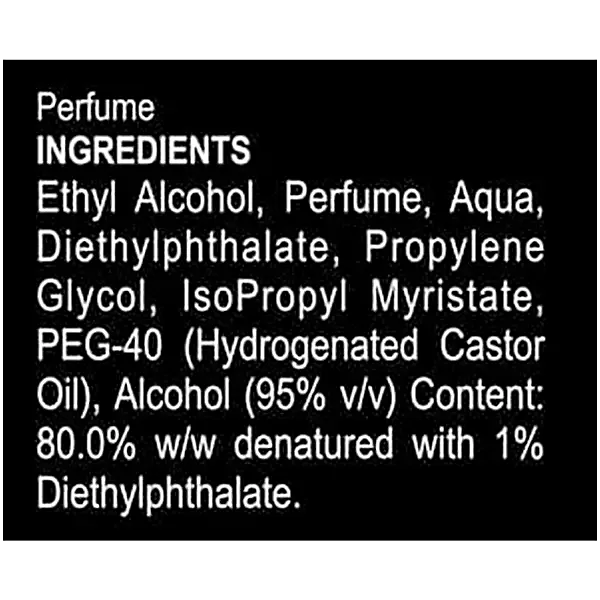
#> input picture Perfume3.png, 600 x 600 px, given in place of IngredientInput1.png, which was not available
$ jupyter execute --allow-errors 'Eshant_1_UnitTest++1_&_2++Submission_Tesseract_OCR.ipynb'   (shell and % lines are left out)   (text cells are left out)
#> lines starting #> are read from the running program, lines starting #| are printed output that depends on the picture; after the words box and inside, x2 and y2 are one past the last pixel; in counts of white or black regions, pixels touching at a corner belong together; pictures that were not available may be replaced by others from this repository, and a replacement may not be noted
[cell 1]
import pytesseract
import cv2
import shutil
import os
import random
try:
    from PIL import Image
except ImportError:
    import Image

[cell 2]
from google.colab import files

uploaded = files.upload()
#> the answer given: Perfume3.png

[cell 3]
#from google.colab.patches import cv2_imshow

img1 = Image.open('/content/ocr_repo/30-OCT/input/IngredientInput1.png')
#> img1 is the input picture: PIL image 600x600 RGBA; mean R, G, B, A 27.7, 27.7, 27.7, 202.3
display(img1)

[cell 4]
import re
import cv2
import numpy as np
import pytesseract
from pytesseract import Output
from matplotlib import pyplot as plt

[cell 5]
# get grayscale image
def get_grayscale(image):
    return cv2.cvtColor(image, cv2.COLOR_BGR2GRAY)

# noise removal
def remove_noise(image):
    return cv2.medianBlur(image,5)

#thresholding
def thresholding(image):
    return cv2.threshold(image, 0, 255, cv2.THRESH_BINARY + cv2.THRESH_OTSU)[1]

#dilation
def dilate(image):
    kernel = np.ones((5,5),np.uint8)
    return cv2.dilate(image, kernel, iterations = 1)

#erosion
def erode(image):
    kernel = np.ones((5,5),np.uint8)
    return cv2.erode(image, kernel, iterations = 1)

#opening - erosion followed by dilation
def opening(image):
    kernel = np.ones((5,5),np.uint8)
    return cv2.morphologyEx(image, cv2.MORPH_OPEN, kernel)

#canny edge detection
def canny(image):
    return cv2.Canny(image, 100, 200)

#skew correction
# [12 lines left out: function deskew, not called in this run]

#template matching
def match_template(image, template):
    return cv2.matchTemplate(image, template, cv2.TM_CCOEFF_NORMED)

[cell 6]
# Plot original image

image = cv2.imread('/content/ocr_repo/30-OCT/input/IngredientInput1.png')
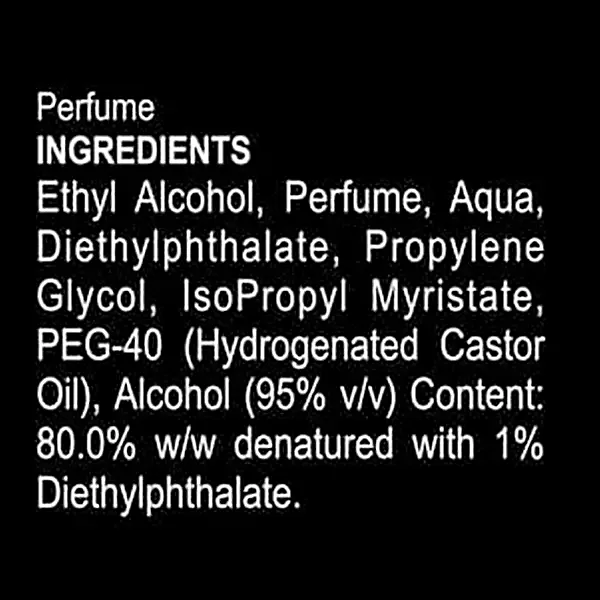
#> image: shape (600, 600, 3); mean B, G, R 27.7, 27.7, 27.7
b,g,r = cv2.split(image)
print("Blue = ", b)
#> (printed output is left out)
print("Green = ", g)
#> (printed output is left out)
print("Red = ", r)
#> (printed output is left out)
rgb_img = cv2.merge([r,g,b])
plt.imshow(rgb_img)
plt.title('NEW ORIGINAL IMAGE')
plt.show()

[cell 7]
# Preprocess image

gray = get_grayscale(image)
thresh = thresholding(gray)
#> in thresholding, `return cv2.threshold(image, 0, 255, cv2.THRESH_BINARY + cv2.THRESH_OTS..`:
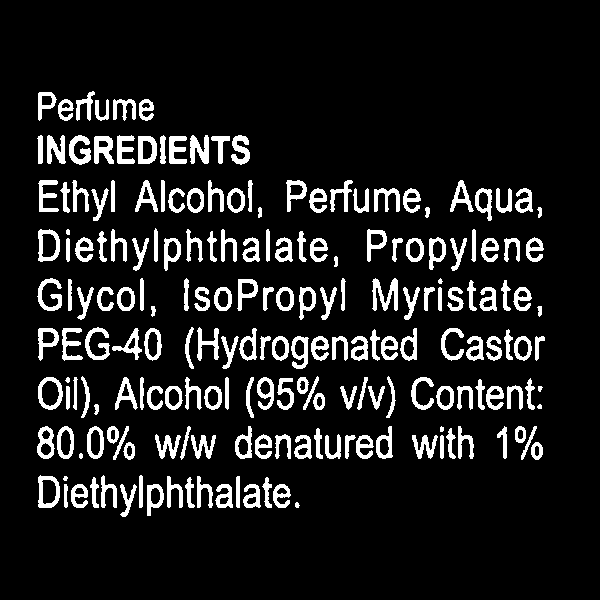
#> returned value: shape (600, 600); 11% white; 198 white regions (1 under 20 px), largest, box (x1, y1, x2, y2) and area: (372, 278, 398, 311) 452, (94, 136, 114, 164) 372, (190, 135, 209, 164) 371
opening = opening(gray)
#> in opening, `return cv2.morphologyEx(image, cv2.MORPH_OPEN, kernel)`:
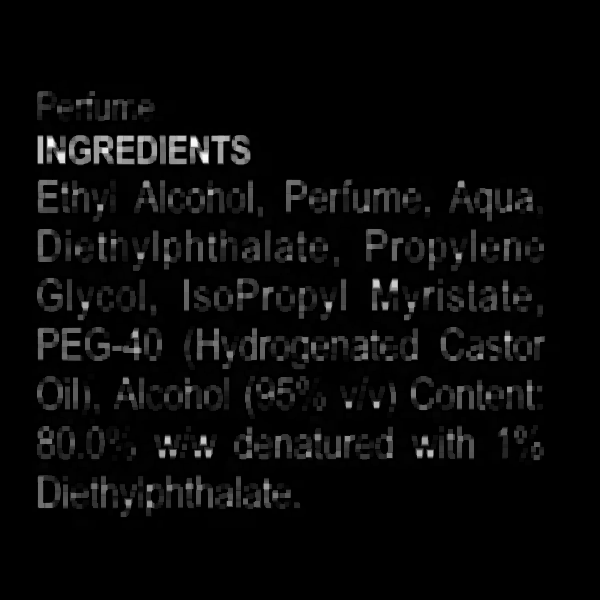
#> returned value: shape (600, 600); min 0, max 250, mean 9.3
canny = canny(gray)
#> in canny, `return cv2.Canny(image, 100, 200)`:
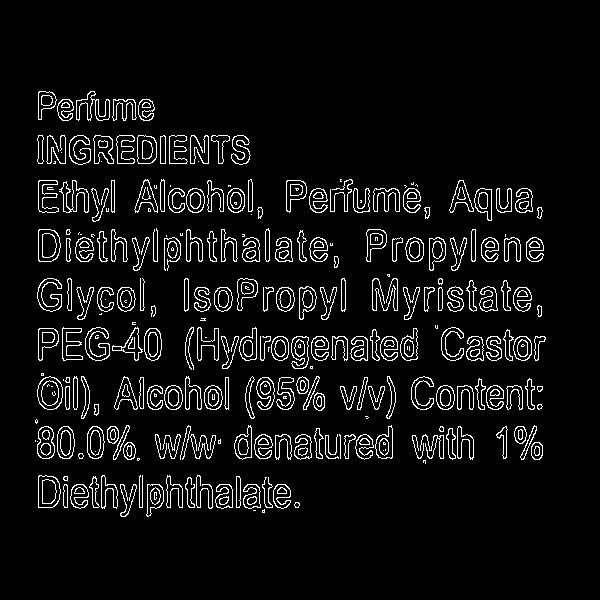
#> returned value: shape (600, 600); 6.2% white in thin lines or dots, all inside (x1, y1, x2, y2) = (35, 91, 546, 517)
noise_removal = remove_noise(canny)
#> in remove_noise, `return cv2.medianBlur(image,5)`:
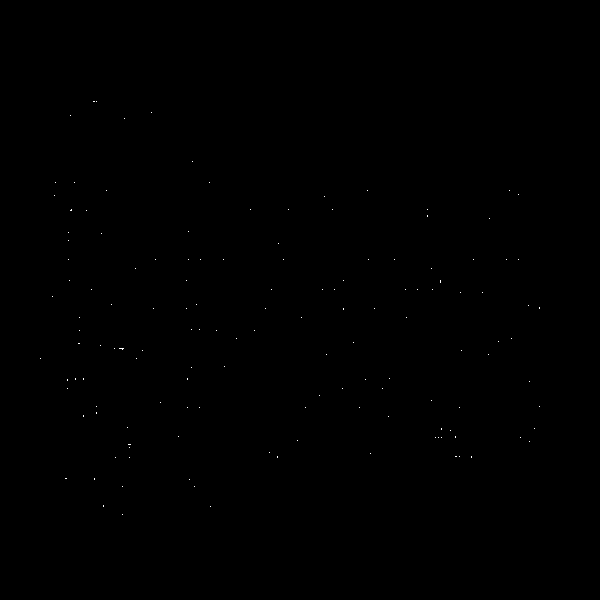
#> returned value: shape (600, 600); 0.05% white in thin lines or dots, all inside (x1, y1, x2, y2) = (40, 101, 540, 515)
deskew

images = {'gray': gray,
          'thresh': thresh,
          'opening': opening,
          'canny': canny}

[cell 8]
# Plot images after preprocessing

fig = plt.figure(figsize=(13,13))
ax = []

rows = 2
columns = 2
keys = list(images.keys())
#> keys = ['gray', 'thresh', 'opening', 'canny']
for i in range(rows*columns):
    ax.append( fig.add_subplot(rows, columns, i+1) )
    ax[-1].set_title('REPORT 1 - ' + keys[i])
    plt.imshow(images[keys[i]], cmap='gray')
#> after the loop, ax = 4 items

[cell 9]
# Get OCR output using Pytesseract

custom_config = r'--oem 3 --psm 6'
print('-----------------------------------------')
print('TESSERACT OUTPUT --> ORIGINAL IMAGE')
print('-----------------------------------------')
print(pytesseract.image_to_string(image, config=custom_config))
#> (this line was passed over: pytesseract is not available in this run)
print('\n-----------------------------------------')
print('TESSERACT OUTPUT --> THRESHOLDED IMAGE')
print('-----------------------------------------')
print(pytesseract.image_to_string(image, config=custom_config))
#> (this line was passed over: pytesseract is not available in this run)
print('\n-----------------------------------------')
print('TESSERACT OUTPUT --> OPENED IMAGE')
print('-----------------------------------------')
print(pytesseract.image_to_string(image, config=custom_config))
#> (this line was passed over: pytesseract is not available in this run)
print('\n-----------------------------------------')
print('TESSERACT OUTPUT --> CANNY EDGE IMAGE')
print('-----------------------------------------')
print(pytesseract.image_to_string(image, config=custom_config))
#> (this line was passed over: pytesseract is not available in this run)

###############################
#> (the rest of this cell did not finish here and is left out)

[cell 10]
multiline_string = """
Nutrition Facts
Serving Size 3 oz. (85g)
Serving Per Container 2
SSS]
Amount Per Serving
Calories 200 Calories from Fat 120
Se]
Total Fat 159 20%
Saturated Fat 5g 28%
Trans Fat 3g
Cholesterol 30mg 10 %
Sodium 650mg 28 %
Total Carbohydrate 30g 10%
Dietary Fiber 0g 0%
Sugars 59
Protein 59
Sw
Vitamin A 5% ° Vitamin C 2%
Calcium 15% ° Iron 5%.
*Percent Daily Values are based on a 2,000 calorie diet
Your Daily Values may be higher or lower depending on
your calorie needs.
Calories 2,000 2,500
Total Fat Less than 659 809
Sat Fat Less than 209 259
Cholesterol Less than 300mg 300mg
Sodium Less than 2,400mg _2,400mg
Total Carbonhydrate 300mg =. 375mg
Dietary Fiber 259 309
"""

# Split the multiline string into lines
lines = multiline_string.strip().split('\n')

# Format the lines with "Ingredient X:" prefix
formatted_lines = [f'Ingredient {i + 1}: {line}' for i, line in enumerate(lines)]

# Join the formatted lines back into a multiline string
formatted_multiline_string = '\n'.join(formatted_lines)

# Print the formatted multiline string
print(formatted_multiline_string)

[cell 11]
import nltk

# Download NLTK's language detection data (only need to do this once)
nltk.download('words')
#> (this line was passed over: nltk is not available in this run)

# Sample multiline string
multiline_string = """
Ingredient 1: Nutrition Facts
Ingredient 2: Serving Size 3 oz. (85g)
Ingredient 3: Serving Per Container 2
Ingredient 4: SSS]
Ingredient 5: Amount Per Serving
Ingredient 6: Calories 200 Calories from Fat 120
Ingredient 7: Se]
Ingredient 8: % Daily Value*
Ingredient 9: Total Fat 159 20%
Ingredient 10: Saturated Fat 5g 28%
Ingredient 11: Trans Fat 3g
Ingredient 12: Cholesterol 30mg 10 %
Ingredient 13: Sodium 650mg 28 %
Ingredient 14: Total Carbohydrate 30g 10%
Ingredient 15: Dietary Fiber 0g 0%
Ingredient 16: Sugars 59
Ingredient 17: Protein 59
Ingredient 18: Sw
Ingredient 19: Vitamin A 5% ° Vitamin C 2%
Ingredient 20: Calcium 15% ° Iron 5%.
Ingredient 21: *Percent Daily Values are based on a 2,000 calorie diet
Ingredient 22: Your Daily Values may be higher or lower depending on
Ingredient 23: your calorie needs.
Ingredient 24: Calories 2,000 2,500
Ingredient 25: Total Fat Less than 659 809
Ingredient 26: Sat Fat Less than 209 259
Ingredient 27: Cholesterol Less than 300mg 300mg
Ingredient 28: Sodium Less than 2,400mg _2,400mg
Ingredient 29: Total Carbonhydrate 300mg =. 375mg
Ingredient 30: Dietary Fiber 259 309
"""

# Split the multiline string into lines
lines = multiline_string.splitlines()

# Initialize an empty list to store lines with any English word
output_list = []

# Check if any word in each line is an English word and if it contains "fat"
#> (the rest of this cell did not finish here and is left out)

[cell 12]
import re

# Sample multiline string with 20 lines
multiline_text = """
Nutrition Facts
Serving Size 3 oz. (85g)
Serving Per Container 2
SSS]
Amount Per Serving
Calories 200 Calories from Fat 120
Se]
Total Fat 159 20%
Saturated Fat 5g 28%
Trans Fat 3g
Cholesterol 30mg 10 %
Sodium 650mg 28 %
Total Carbohydrate 30g 10%
Dietary Fiber 0g 0%
Sugars 59
Protein 59
Sw
Vitamin A 5% ° Vitamin C 2%
Calcium 15% ° Iron 5%.
*Percent Daily Values are based on a 2,000 calorie diet
Your Daily Values may be higher or lower depending on
your calorie needs.
Calories 2,000 2,500
Total Fat Less than 659 809
Sat Fat Less than 209 259
Cholesterol Less than 300mg 300mg
Sodium Less than 2,400mg _2,400mg
Total Carbonhydrate 300mg =. 375mg
Dietary Fiber 259 309
"""

# Split the multiline string into lines
lines = multiline_text.strip().split('\n')

# Initialize an empty dictionary
ingredient_dict = {}

# Initialize a dictionary for the first words
first_word_dict = {}

# Loop through the lines and extract lines with numbers
lineno = 0
for i, line in enumerate(lines):
    # Use a regular expression to check if there are any numbers in the line
    if re.search(r'\d', line):
        # Extract the first word from the line
        first_word = line.split()[0]
        lineno += 1
        key = f"ingredient{lineno}"  # Create a key based on line order
        ingredient_dict[key] = line  # Store the line with numbers
        first_word_dict[first_word] = ingredient_dict[key]  # Use the first word as the key in the first_word_dict

# Print the resulting dictionary

print("****************first_word_dict****************")
print(first_word_dict)
print("****************first_word_dict****************")

[cell 13]
# Define a function to convert various units to grams
def convert_to_grams(value, unit, serving_size_grams):
    if unit == "grams":
        return value
    elif unit == "milligrams":
        return value / 1000
    elif unit == "Percent":
        return (value / 100) * serving_size_grams
    else:
        return None  # Handle any other units here

# Define a function to convert percentage to grams based on a reference amount
# [4 lines left out: function convert_percent_to_grams, not called in this run]

# Define a dictionary to store the converted information
converted_info = {}
Total_Fat_reference_amounts=75
Saturated_Fat_reference_amounts=18

# The provided information as a dictionary
info = {
    "Serving Size": "85 grams",
    "Calories": ["20", "12"],
    "Calories from Fat": ["0", "0"],
    "Total Fat": ["15 grams", "20 Percent"],
    "Saturated Fat": ["5 grams", "28 Percent"],
    "Trans Fat": ["3 grams"],
    "Cholesterol": ["30 milligrams", "10 Percent"],
    "Sodium": ["650 milligrams", "28 Percent"],
    "Total Carbohydrate": ["300 milligrams", "375 milligrams"],
    "Dietary Fiber": ["25 grams", "9 Percent"],
    "Vitamins": ["Vitamin A: 5 Percent", "Vitamin C: 2 Percent"],
    "Minerals": ["Calcium: 15 Percent", "Iron: 5 Percent"],
    "Percent Daily Values": [
        "Percent Daily Values are based on a 2000 calorie diet.",
        "Calories: 0 Percent",
        "Calories: 50 Percent",
        "Total Fat Less than: 65 Percent",
        "Saturated Fat Less than: 20 Percent",
        "Cholesterol Less than: 300 milligrams",
        "Cholesterol Less than: 300 milligrams",
        "Sodium Less than: 400 milligrams",
        "Sodium Less than: 400 milligrams",
    ],
}

# Reference amounts for percentage values
reference_amounts = {
    "Total Fat": Total_Fat_reference_amounts,  # Example reference amount in grams
    "Saturated Fat": Saturated_Fat_reference_amounts,  # Example reference amount in grams
}

# Initialize serving size
serving_size_grams = None

# Process each item in the dictionary and convert units to grams
for label, values in info.items():
    converted_value = None  # Initialize the variable here
    if label == "Serving Size":
        serving_size_grams = float(values.split()[0])  # Extract the numeric part
    elif "Percent" in values[0] and label in reference_amounts and serving_size_grams is not None:
        value = float(''.join(filter(str.isdigit, values[0])))  # Extract only the digits from the string
        converted_value = convert_to_grams(value, "Percent", serving_size_grams)
    else:
        value = float(''.join(filter(str.isdigit, values[0])))  # Extract only the digits from the string
        converted_value = convert_to_grams(value, "grams", serving_size_grams)
    if converted_value is not None:
        converted_info[label] = converted_value

# Print the converted information
for label, value in converted_info.items():
    print(f"{label}: {value} grams")

[cell 14]
multiline_text = """
Calories: 20.0 grams
Calories from Fat: 0.0 grams
Total Fat: 15.0 grams
Saturated Fat: 5.0 grams
Trans Fat: 3.0 grams
Cholesterol: 30.0 grams
Sodium: 650.0 grams
Total Carbohydrate: 300.0 grams
Dietary Fiber: 25.0 grams
Vitamins: 5.0 grams
Minerals: 15.0 grams
Percent Daily Values: 2000.0 grams
"""

# Split the multiline_text by lines and remove trailing and leading whitespaces
lines = multiline_text.strip().split('\n')

# Generate the new_multiline_text with formatted lines
new_multiline_text = '\n'.join([line.split(' grams')[0] for line in lines])

# Print the new_multiline_text
print(new_multiline_text)

[cell 15]
import re
import csv
from io import StringIO

# Sample multiline string
multiline_text = """
Calories: 20.0
Calories from Fat: 0.0
Total Fat: 15.0
Saturated Fat: 5.0
Trans Fat: 3.0
Cholesterol: 30.0
Sodium: 650.0
Total Carbohydrate: 300.0
Dietary Fiber: 25.0
Vitamins: 5.0
Minerals: 15.0
Percent Daily Values: 2000.0
"""

# Step 1: Data Cleaning
# Remove any irrelevant or noisy information
lines = [line.strip() for line in multiline_text.split('\n')]

# Step 2: Dataset Creation
# Create a CSV formatted string
output_csv = StringIO()
csv_writer = csv.writer(output_csv)
csv_writer.writerow(["Ingredients", "Amount"])

# Process the lines to extract ingredient names and nutritional values
for line in lines:
    # Use a regular expression to match the component name and numerical value
    match = re.match(r'([A-Za-z\s]+):\s*([\d.]+)', line)
    if match:
        component_name, value = match.groups()
        csv_writer.writerow([component_name, value])

# Get the CSV string
csv_string = output_csv.getvalue()
output_csv.close()

# Save the CSV string to a file
output_file_path = "/content/ocr_repo/30-OCT/test/Input_Ingredients_Dataset.csv"
with open(output_file_path, "w") as csv_file:
    csv_file.write(csv_string)

# Print or return the refined CSV string
print("CSV data saved to 'Input_Ingredients_Dataset.csv'")

[cell 16]
import csv

# Read the contents of "Input_Ingredients_Dataset.csv"
with open("/content/ocr_repo/30-OCT/test/Input_Ingredients_Dataset.csv", "r") as input_csv_file:
    input_csv_reader = csv.DictReader(input_csv_file)
    input_ingredients = [row["Ingredients"] for row in input_csv_reader]

# Read the contents of "Ingredients_Dataset_01.csv"
matching_ingredients = set()  # Use a set to store unique matching ingredients

#> (the rest of this cell did not finish here and is left out)

[cell 17]
import csv

# Input CSV file A with headers IngredientA, AmountA
input_file1 = '/content/ocr_repo/30-OCT/test/Input_Ingredients_Dataset.csv'

# Input CSV file B with headers IngredientB, AmountB
input_file2 = '/content/ocr_repo/30-OCT/test/Input_Matching_Records.csv'

# Output CSV file with headers IngredientA, AmountA, IngredientB, AmountB
output_file = '/content/ocr_repo/30-OCT/test/Output_Matching_Records.csv'

# Function to merge CSV files
def merge_csv_files(input_file1, input_file2, output_file):
    data_a = []
    data_b = []

    # Read data from Input A CSV
    with open(input_file1, 'r') as file1:
        csv_reader1 = csv.reader(file1)
        headers_a = next(csv_reader1)
        for row in csv_reader1:
            data_a.append(row)

    # Read data from Input B CSV
    with open(input_file2, 'r') as file2:
        csv_reader2 = csv.reader(file2)
        headers_b = next(csv_reader2)
        for row in csv_reader2:
            data_b.append(row)

    # Create the Output CSV
    with open(output_file, 'w', newline='') as output_csvfile:
        csv_writer = csv.writer(output_csvfile)

        # Create a list of words in headers_a
        words_a = []
        for header in headers_a:
            words_a.extend(header.split(','))

        # Create a list of words in headers_b
        words_b = []
        for header in headers_b:
            words_b.extend(header.split(','))

        # Write combined headers
        csv_writer.writerow(headers_a + headers_b)

        # Iterate through data_a and data_b
        for row_a in data_a:
            for row_b in data_b:
                # Check if any word in headers_a matches any word in headers_b
                if any(word_a in words_b for word_a in words_a):
                    csv_writer.writerow(row_a + row_b)

# Merge the CSV files
#> (the rest of this cell did not finish here and is left out)


# Function to clean the output CSV
# [23 lines left out: function clean_output_csv, not called in this run]

# Clean the output CSV
clean_output_csv(output_file)
